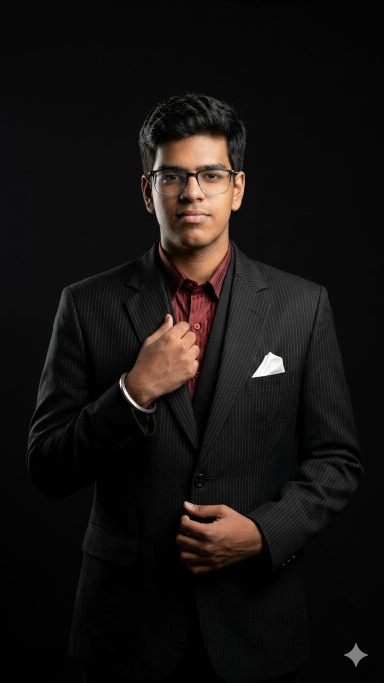
#> input picture source-photo.jpg, 768 x 1366 px, found by its file name (shown at 1/2 size)
$ python make_ascii_svg.py
#> lines starting #> are read from the running program, lines starting #| are printed output that depends on the picture
#!/usr/bin/env python3
"""Portrait photo -> self-typing monochrome ASCII art inside a terminal window.

Prep (crop, denoise, CLAHE local-contrast) and convert (brightness -> glyph
ramp -> animated SVG) live in one script. No rembg/background removal: the
source sits on a near-black studio backdrop, so dark pixels map to spaces and
fall away. The art is wrapped in a rounded terminal window (title bar with
traffic-light dots + a whoami footer) and each row wipes in left-to-right.

Run:  python scripts/make_ascii_svg.py
Env:  STATIC=1  ->  frozen (non-animated) frame for local previews.
"""
import os
import cv2
import numpy as np

# ---- content --------------------------------------------------------------
SRC        = "source-photo.jpg"
OUT        = "avatar-ascii.svg"
TITLE      = "rajveer@github: ~$ ./portrait.sh"
WHOAMI     = "rajveer@github:~$ whoami "
NAME       = "Rajveer Singh Pall"

# ---- portrait tunables ----------------------------------------------------
CROP  = (0.29, 0.14, 0.73, 0.40)   # left, top, right, bottom (head + shoulders)
COLS  = 100                         # character columns (reference density)
CELL_ASPECT = 0.50                  # glyph height:width, sets the row count
RAW_BG_CUTOFF = 34                  # raw gray below this -> blank (kills backdrop)
BILATERAL     = (7, 55, 55)         # d, sigmaColor, sigmaSpace
CLAHE_CLIP    = 1.6
CLAHE_TILE    = (8, 8)
GAMMA         = 1.15
RAMP = " .`:-=+*cs#%@"              # sparse -> dense (dense = brightest on dark)

# ---- window / layout (mirrors the reference terminal card) ----------------
W        = 840
PAD_X    = 20
ART_W    = 800                      # text stretched to this via textLength
BAR_H    = 30
FS       = 12.9
ROW_H    = 15
INK      = "#c9d1d9"
BG0, BG1 = "#111722", "#0d1117"
BORDER   = "#30363d"
DOTS     = ["#ff5f56", "#ffbd2e", "#27c93f"]
DIM      = "#7d8590"
STEP     = 0.11                     # per-row stagger + wipe duration (s)
# ---------------------------------------------------------------------------


def build_grid():
    img = cv2.imread(SRC, cv2.IMREAD_GRAYSCALE)
    if img is None:
        raise SystemExit(f"could not read {SRC}")
    h, w = img.shape
    l, t, r, b = CROP
    img = img[int(t * h):int(b * h), int(l * w):int(r * w)]

    ch, cw = img.shape
    rows = max(1, int(round(COLS * (ch / cw) * CELL_ASPECT)))

    d, sc, ss = BILATERAL
    smooth = cv2.bilateralFilter(img, d, sc, ss)
    clahe = cv2.createCLAHE(clipLimit=CLAHE_CLIP, tileGridSize=CLAHE_TILE).apply(smooth)

    raw_small = cv2.resize(smooth, (COLS, rows), interpolation=cv2.INTER_AREA)
    cl_small  = cv2.resize(clahe,  (COLS, rows), interpolation=cv2.INTER_AREA)

    t_norm = np.power(cl_small / 255.0, GAMMA)
    idx = np.clip((t_norm * (len(RAMP) - 1)).round().astype(int), 0, len(RAMP) - 1)

    grid = [[" " if raw_small[y, x] < RAW_BG_CUTOFF else RAMP[idx[y, x]]
             for x in range(COLS)] for y in range(rows)]

    # despeckle: drop isolated glyphs (< 2 inked 8-neighbours)
    def inked(y, x):
        return 0 <= y < rows and 0 <= x < COLS and grid[y][x] != " "
    cleaned = [row[:] for row in grid]
    for y in range(rows):
        for x in range(COLS):
            if grid[y][x] != " ":
                n = sum(inked(y + dy, x + dx)
                        for dy in (-1, 0, 1) for dx in (-1, 0, 1) if (dy or dx))
                if n < 2:
                    cleaned[y][x] = " "
    # keep full width (uniform textLength / wipe); spaces render as nothing
    return ["".join(row) for row in cleaned]


def esc(s):
    return s.replace("&", "&amp;").replace("<", "&lt;").replace(">", "&gt;")


def build_svg(lines, static=False):
    rows = len(lines)
    art_top = BAR_H + 7
    H = art_top + rows * ROW_H + 45
    foot_line = art_top + rows * ROW_H
    foot_y = foot_line + 19

    out = [
        f'<svg xmlns="http://www.w3.org/2000/svg" width="{W}" height="{H}" '
        f'viewBox="0 0 {W} {H}" font-family="ui-monospace,SFMono-Regular,Menlo,'
        f'Consolas,monospace" role="img" aria-label="ASCII self-portrait">',
        f'<defs><linearGradient id="pbg" x1="0" y1="0" x2="0" y2="1">'
        f'<stop offset="0" stop-color="{BG0}"/>'
        f'<stop offset="1" stop-color="{BG1}"/></linearGradient></defs>',
        f'<rect width="{W}" height="{H}" rx="12" fill="url(#pbg)"/>',
        f'<rect x="0.5" y="0.5" width="{W-1}" height="{H-1}" rx="12" fill="none" '
        f'stroke="{BORDER}"/>',
        f'<line x1="0" y1="{BAR_H}" x2="{W}" y2="{BAR_H}" stroke="{BORDER}"/>',
    ]
    for i, col in enumerate(DOTS):
        out.append(f'<circle cx="{20 + i*16}" cy="15" r="5" fill="{col}"/>')
    out.append(
        f'<text x="{W/2}" y="19" fill="{DIM}" font-size="12" '
        f'text-anchor="middle">{esc(TITLE)}</text>')

    for i, line in enumerate(lines):
        base = round(art_top + i * ROW_H + FS * 0.86, 1)
        clip_y = art_top + i * ROW_H
        txt = esc(line)
        if static:
            out.append(
                f'<text xml:space="preserve" x="{PAD_X}" y="{base}" fill="{INK}" '
                f'font-size="{FS}" textLength="{ART_W}" lengthAdjust="spacing">'
                f'{txt}</text>')
            continue
        begin = round(i * STEP, 3)
        out.append(
            f'<clipPath id="pr{i}"><rect x="{PAD_X}" y="{clip_y}" height="{ROW_H}" '
            f'width="0"><animate attributeName="width" from="0" to="{ART_W}" '
            f'begin="{begin}s" dur="{STEP}s" fill="freeze"/></rect></clipPath>'
            f'<g clip-path="url(#pr{i})"><text xml:space="preserve" x="{PAD_X}" '
            f'y="{base}" fill="{INK}" font-size="{FS}" textLength="{ART_W}" '
            f'lengthAdjust="spacing">{txt}</text></g>'
            f'<rect y="{clip_y + 1}" width="8" height="13" fill="{INK}" '
            f'opacity="0"><animate attributeName="x" from="{PAD_X}" '
            f'to="{PAD_X + ART_W}" begin="{begin}s" dur="{STEP}s" fill="freeze"/>'
            f'<set attributeName="opacity" to="0.85" begin="{begin}s"/>'
            f'<set attributeName="opacity" to="0" begin="{round(begin+STEP,3)}s"/>'
            f'</rect>')

    # footer prompt + blinking cursor
    cur_x = round(PAD_X + (len(WHOAMI) + len(NAME)) * 7.25, 0)
    out.append(f'<line x1="0" y1="{foot_line}" x2="{W}" y2="{foot_line}" stroke="{BORDER}"/>')
    out.append(
        f'<text x="{PAD_X}" y="{foot_y}" fill="{DIM}" font-size="13">{esc(WHOAMI)}'
        f'<tspan fill="{INK}">{esc(NAME)}</tspan></text>')
    out.append(
        f'<rect x="{cur_x}" y="{foot_y - 12}" width="8" height="14" fill="{INK}">'
        f'<animate attributeName="opacity" values="1;1;0;0" '
        f'keyTimes="0;0.5;0.51;1" dur="1s" repeatCount="indefinite"/></rect>')

    out.append("</svg>")
    return "".join(out)


def main():
    lines = build_grid()
#> in build_grid, `img = cv2.imread(SRC, cv2.IMREAD_GRAYSCALE)`:
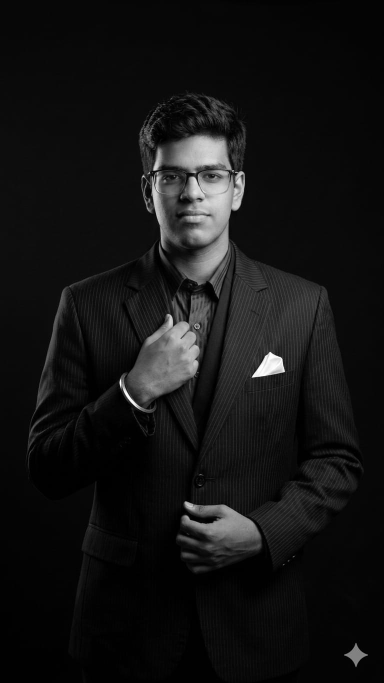
#> img: shape (1366, 768) (shown at 1/2 size); min 0, max 255, mean 19.7
#> in build_grid, `img = img[int(t * h):int(b * h), int(l * w):int(r * w)]`:
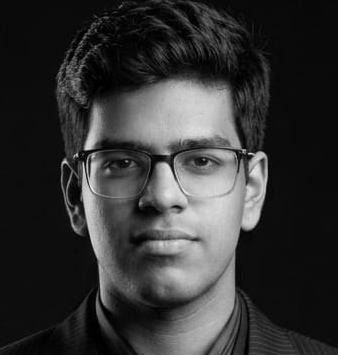
#> img: shape (355, 338); min 0, max 247, mean 52
#> in build_grid, `clahe = cv2.createCLAHE(clipLimit=CLAHE_CLIP, tileGridSize=CLAHE_TILE)..`:
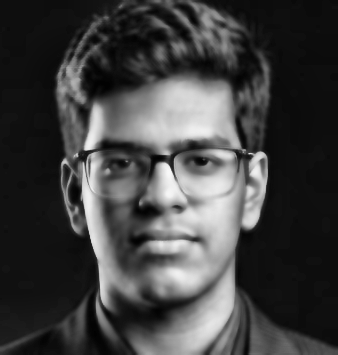
#> clahe: shape (355, 338); min 1, max 248, mean 65.2
#> in build_grid, `raw_small = cv2.resize(smooth, (COLS, rows), interpolation=cv2.INTER_A..`:
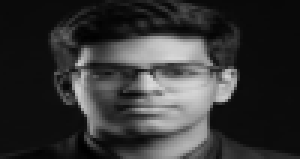
#> raw_small: shape (53, 100) (shown 3 times larger); min 1, max 217, mean 51.9
#> in build_grid, `cl_small  = cv2.resize(clahe,  (COLS, rows), interpolation=cv2.INTER_A..`:
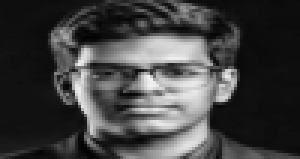
#> cl_small: shape (53, 100) (shown 3 times larger); min 3, max 243, mean 65.2
#> in build_grid, `grid = [[" " if raw_small[y, x] < RAW_BG_CUTOFF else RAMP[idx[y, x]] f..`: grid = 53 items
#> lines = 53 items
    svg = build_svg(lines, static=os.environ.get("STATIC") == "1")
#> in build_svg, `rows = len(lines)`: rows = 53
#> in build_svg, `H = art_top + rows * ROW_H + 45`: H = 877
#> in build_svg, `foot_line = art_top + rows * ROW_H`: foot_line = 832
#> in build_svg, `foot_y = foot_line + 19`: foot_y = 851
#> after the loop in build_svg, `for i, col in enumerate(DOTS):`: out = 8 items
#> the loop in build_svg, `for i, line in enumerate(lines):` made 53 passes
#> (base, clip_y, begin) on passes 1 to 12: (48.1, 37, 0), (63.1, 52, 0.11), (78.1, 67, 0.22), (93.1, 82, 0.33), (108.1, 97, 0.44), (123.1, 112, 0.55), (138.1, 127, 0.66), (153.1, 142, 0.77), (168.1, 157, 0.88), (183.1, 172, 0.99), (198.1, 187, 1.1), (213.1, 202, 1.21)
#> after the loop in build_svg, `for i, line in enumerate(lines):`: out = 62 items
    with open(OUT, "w", encoding="utf-8") as f:
        f.write(svg)
    print(f"wrote {OUT}: {COLS} cols x {len(lines)} rows")
#| wrote avatar-ascii.svg: 100 cols x 53 rows


if __name__ == "__main__":
    main()
